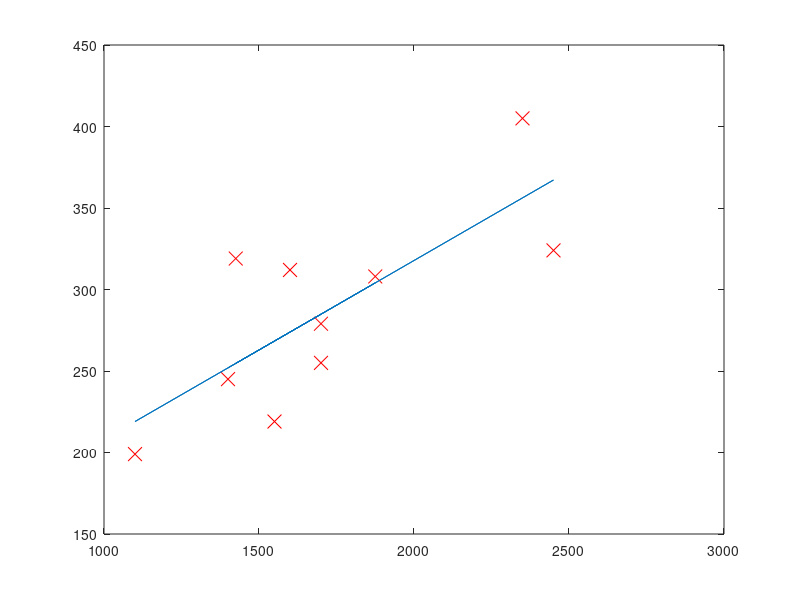

MATLAB code to generate this figure:
data=load("data.txt");
m=size(data);
X = data(:, 1); 
Y= data(:,2);
Xmean=sum(data(:, 1))/m(1);
Ymean=sum(data(:, 2))/m(1);
cov=zeros(m(1),2);
b1=0;
b2=0;
for i=1:m(1)
  cov(i,1)=data(i,1)-Xmean;
  cov(i,2)=data(i,2)-Ymean;
  endfor

for i=1:m(1)
  b1+=cov(i,1)*cov(i,2);
  b2+=cov(i,1)^2;
  endfor
Ymean
Xmean
b=b1/b2;
a=Ymean-b*Xmean;
a
b  
%%Question 1
plot(X,Y,'rx','MarkerSize',10);
%%Question 2
hold on
plot(X, a+b*X);
%%Question 3
y1=a+b*1120;
y1
%%Question 4
m(1)
y2=sqrt(sum(((a+b*X)-Y).^2)/(m(1)-2));
y2   
   